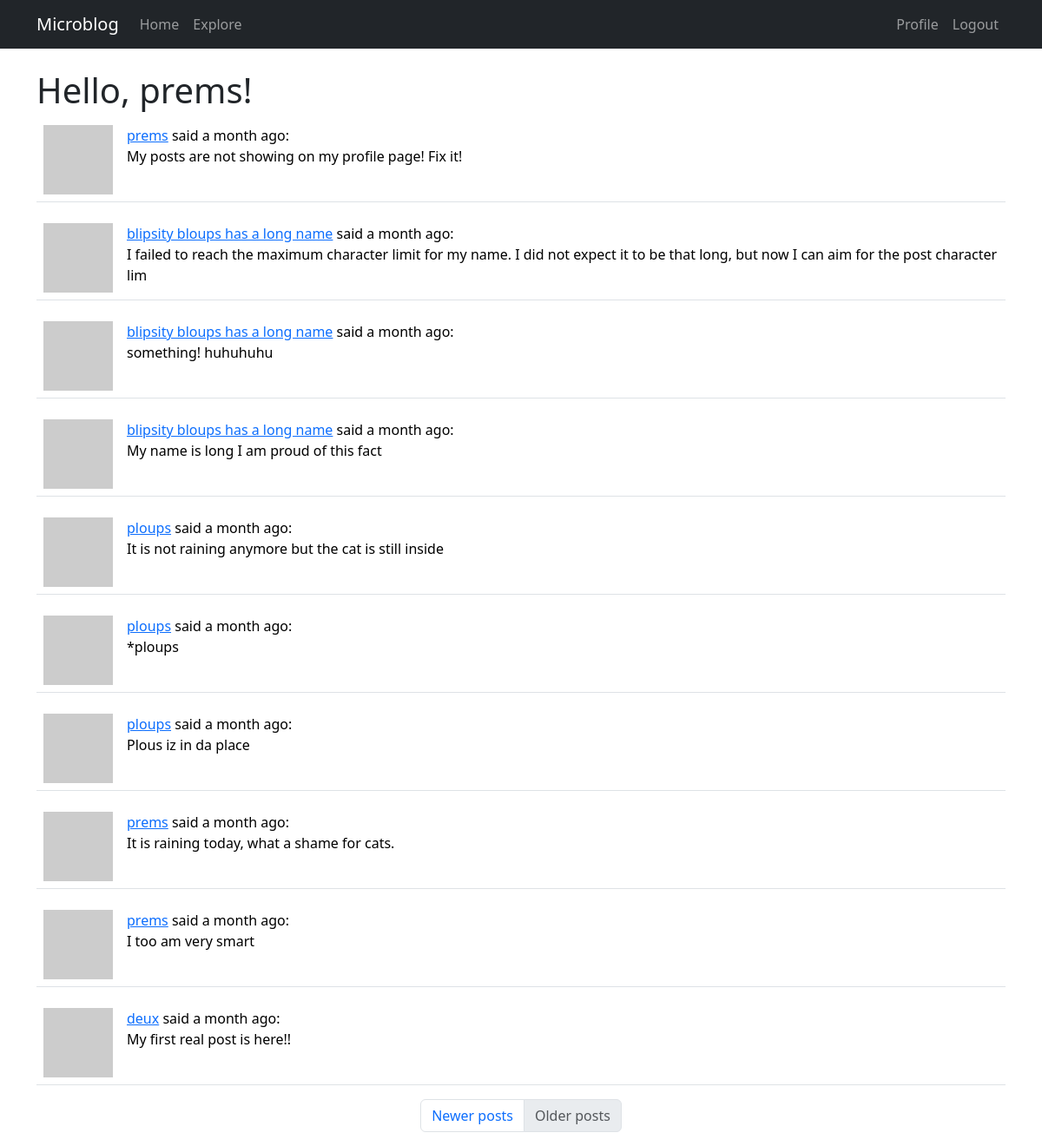
Screenshot of /explore?page=2 (signed in) with the database file from the repository.
### app/models.py (models this page shows, shortened)
class User(UserMixin, db.Model):
    id: so.Mapped[int] = so.mapped_column(primary_key=True)
    username: so.Mapped[str] = so.mapped_column(sa.String(64), index=True, unique=True)
    email: so.Mapped[str] = so.mapped_column(sa.String(120), index=True, unique=True)
    password_hash: so.Mapped[Optional[str]] = so.mapped_column(sa.String(256))
    posts: so.WriteOnlyMapped["Post"] = so.relationship(back_populates="author")
    about_me: so.Mapped[Optional[str]] = so.mapped_column(sa.String(140))
    last_seen: so.Mapped[Optional[datetime]] = so.mapped_column(
        default=lambda: datetime.now(timezone.utc)
    )
    following: so.WriteOnlyMapped["User"] = so.relationship(
        secondary=followers,
        primaryjoin=(followers.c.follower_id == id),
        secondaryjoin=(followers.c.followed_id == id),
        back_populates="followers",
    )
    followers: so.WriteOnlyMapped["User"] = so.relationship(
        secondary=followers,
        primaryjoin=(followers.c.followed_id == id),
        secondaryjoin=(followers.c.follower_id == id),
        back_populates="following",
    )
    def avatar(self, size):
        digest = md5(self.email.lower().encode("utf-8")).hexdigest()
        return f"https://www.gravatar.com/avatar/{digest}?d=identicon&s={size}"

class Post(db.Model):
    id: so.Mapped[int] = so.mapped_column(primary_key=True)
    body: so.Mapped[str] = so.mapped_column(sa.String(140))
    timestamp: so.Mapped[datetime] = so.mapped_column(
        index=True, default=lambda: datetime.now(timezone.utc)
    )
    user_id: so.Mapped[int] = so.mapped_column(sa.ForeignKey(User.id), index=True)
    author: so.Mapped[User] = so.relationship(back_populates="posts")
    language: so.Mapped[Optional[str]] = so.mapped_column(sa.String(5))

### app/main/routes.py (the view)
@bp.route("/explore")
@login_required
def explore():
    page = request.args.get("page", 1, int)
    query = sa.select(Post).order_by(Post.timestamp.desc())
    posts = db.paginate(
        query, page=page, per_page=current_app.config["POSTS_PER_PAGE"], error_out=False
    )
    prev_url = url_for("main.explore", page=posts.prev_num) if posts.has_prev else None
    next_url = url_for("main.explore", page=posts.next_num) if posts.has_next else None
    return render_template(
        "index.html",
        title=_("Explore"),
        posts=posts,
        prev_url=prev_url,
        next_url=next_url,
    )

### app/__init__.py (called while the page is built)
def get_locale():
    return request.accept_languages.best_match(current_app.config["LANGUAGES"])

### app/main/routes.py (called while the page is built)
@bp.before_app_request
def before_request():
    if current_user.is_authenticated:
        current_user.last_seen = datetime.now(timezone.utc)
        db.session.commit()
    g.locale = get_locale()

### app/models.py (called while the page is built)
@login.user_loader
def load_user(id):
    return db.session.get(User, int(id))

### app/templates/index.html (shortened to what this page needs)
{% extends 'base.html' %}
{% import "bootstrap_wtf.html" as wtf %}
{% block content %}
<h1>{{_("Hello")}}, {{ current_user.username }}!</h1>
{% for post in posts %}
{% include '_post.html' %}
{% endfor %}
<nav aria-label="Post navigation">
  <ul class="pagination justify-content-center">
    <li class="page-item {% if not prev_url %} disabled{% endif %}">
      <a class="page-link" href="{{ prev_url }}">{{_("Newer posts")}}</a>
    </li>
    <li class=" page-item {% if not next_url %} disabled{% endif %}">
        <a class="page-link" href="{{ next_url }}">{{_("Older posts")}}</a>
    </li>
  </ul>
</nav>
{% endblock %}

### app/templates/_post.html (shortened to what this page needs)
<table class="table table-hover">
    <tr valign="top">
        <td width="70px">
            <a href="{{ url_for('main.user', username=post.author.username) }}">
                <img src="{{ post.author.avatar(36) }}"></a>
        </td>
        <td>
            <a href="{{ url_for('main.user', username=post.author.username) }}">
                {{ post.author.username }}</a>
            {{_("said")}} {{ moment(post.timestamp).fromNow() }}:
            <br>
            <span id="post{{ post.id }}">{{ post.body }}</span>
        </td>
    </tr>
</table>

### rows the page displays
User: username "prems"
Post: author.username "prems", timestamp "a month ago", body "My posts are not showing on my profile page! Fix it!"
Post: author.username "blipsity bloups has a long name", timestamp "a month ago", body "I failed to reach the maximum character limit for my name. I did not expect it to be that long, but now I can aim for the post character lim"
Post: author.username "blipsity bloups has a long name", timestamp "a month ago", body "something! huhuhuhu"
Post: author.username "blipsity bloups has a long name", timestamp "a month ago", body "My name is long I am proud of this fact"
Post: author.username "ploups", timestamp "a month ago", body "It is not raining anymore but the cat is still inside"
Post: author.username "ploups", timestamp "a month ago", body "*ploups"
Post: author.username "ploups", timestamp "a month ago", body "Plous iz in da place"
Post: author.username "prems", timestamp "a month ago", body "It is raining today, what a shame for cats."
Post: author.username "prems", timestamp "a month ago", body "I too am very smart"
Post: author.username "deux", timestamp "a month ago", body "My first real post is here!!"
